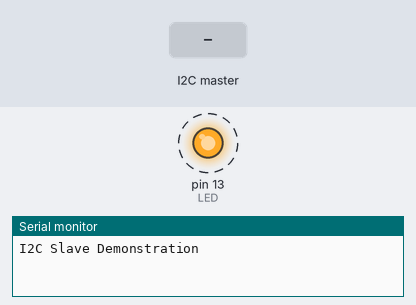
Bench run of a sketch on a simulated Arduino Uno, built with avr-gcc and run on an emulated ATmega328P. Shown: output pins drawn as LEDs (lit = HIGH), the last lines printed to the serial monitor. Dashed ring = blinking. Inputs (shaded band) come from the test bench.

Above: at 1.27 s.
1.3 s: the I2C master sends the byte 90
At 2.0 s:
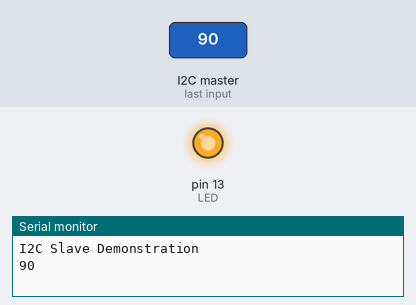
At 2.8 s:
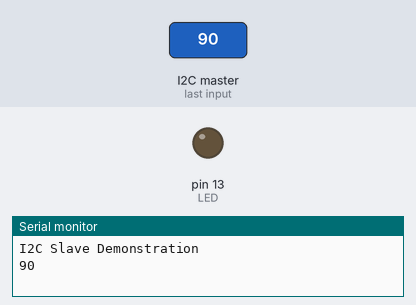
Timing chart, 0 to 10.3 s (numbered marks = the images above; inputs shaded):
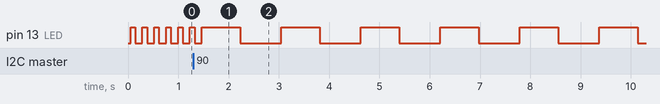

The sketch:

sketch_11-6.ino
```cpp
#include <Wire.h>

#define SLAVE_ADDR 9   // Slave I2C address

int LED = 13;          // LED pin
int rd;                // Received data
int br;                // Blink rate

void setup() {
  pinMode(LED, OUTPUT);

  // Initialize I2C communication as slave
  Wire.begin(SLAVE_ADDR);
  Wire.onReceive(receiveEvent);

  Serial.begin(9600);
  Serial.println("I2C Slave Demonstration");
}

void receiveEvent() {
  rd = Wire.read();        // Read received value
  Serial.println(rd);     // Print received value
}

void loop() {
  delay(50);

  // Convert received value to delay time
  br = map(rd, 1, 255, 100, 2000);

  digitalWrite(LED, HIGH);
  delay(br);
  digitalWrite(LED, LOW);
  delay(br);
}
/*Purpose
Receive speed value from master
Blink LED faster/slower based on received data*/
```

Measured:
- by itself, pin 13 (LED): repeats every 1.6 s: HIGH 0.77 s, LOW 0.82 s
